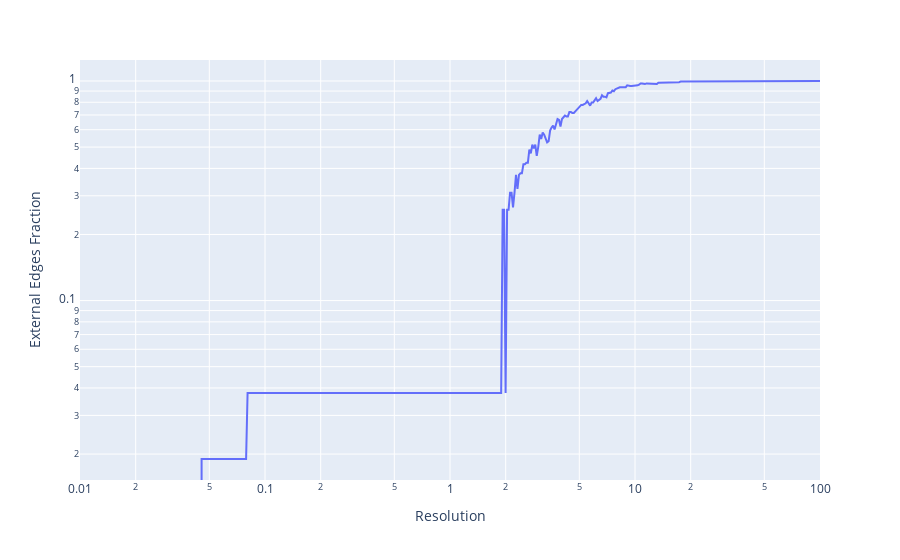

Source (notebook cell):
### Code cell
fig = px.line(x=resolutions, y=external_edges_fraction, log_x=True, log_y=True, labels={'x': 'Resolution', 'y': 'External Edges Fraction'})
pyo.iplot(fig)

### Figure 1 — Plotly figure (JSON) as saved in the notebook; plotly's stock layout.template omitted (floating-point values rounded to 4 significant figures; data arrays with more than 128 entries replaced by an {"elided": "..."} marker saying what was removed)
{"data": [{"hovertemplate": "Resolution=%{x}<br>External Edges Fraction=%{y}<extra></extra>", "legendgroup": "", "line": {"color": "#636efa", "dash": "solid"}, "marker": {"symbol": "circle"}, "mode": "lines", "name": "", "orientation": "v", "showlegend": false, "type": "scatter", "x": {"elided": "500 float values"}, "xaxis": "x", "y": {"elided": "500 float values"}, "yaxis": "y"}], "layout": {"legend": {"tracegroupgap": 0}, "margin": {"t": 60}, "xaxis": {"anchor": "y", "domain": [0, 1], "title": {"text": "Resolution"}, "type": "log"}, "yaxis": {"anchor": "x", "domain": [0, 1], "title": {"text": "External Edges Fraction"}, "type": "log"}}}
